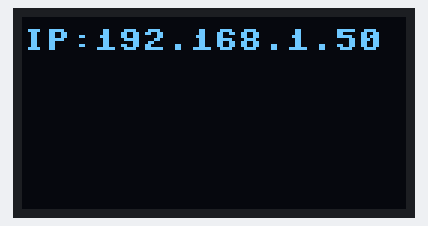
A program run on a simulated ESP32 board running MicroPython. Parts: 128×64 one-colour display. WiFi joins after 1.5 s; library files of the repository ran but are not shown: font.py. At 4.2 s the program stops and its outputs stay as they are.

Above: at 4.2 s.

The program:

main.py
```python
from my_ssd1306 import MySSD1306_I2C
from utime import sleep
import gc
import network

wlan = network.WLAN(network.STA_IF)
screen = MySSD1306_I2C()


def connect_wifi():
    screen.print("正在打开wifi...")
    wlan.active(True)
    screen.print("wifi已打开")
    screen.print("正在连接hello_world...")
    while not wlan.isconnected():
        wlan.connect("hello_world", '12345678')
        sleep(3)
    screen.print("连接成功")
    screen.print('IP:' + str(wlan.ifconfig()[0]))
    gc.collect()


if __name__ == '__main__':
    connect_wifi()
```

my_ssd1306.py
```python
import gc
from micropython import const
from machine import SoftI2C, Pin
import framebuf
from font import fonts

SET_CONTRAST = const(0x81)
SET_ENTIRE_ON = const(0xa4)
SET_NORM_INV = const(0xa6)
SET_DISP = const(0xae)
SET_MEM_ADDR = const(0x20)
SET_COL_ADDR = const(0x21)
SET_PAGE_ADDR = const(0x22)
SET_DISP_START_LINE = const(0x40)
SET_SEG_REMAP = const(0xa0)
SET_MUX_RATIO = const(0xa8)
SET_COM_OUT_DIR = const(0xc0)
SET_DISP_OFFSET = const(0xd3)
SET_COM_PIN_CFG = const(0xda)
SET_DISP_CLK_DIV = const(0xd5)
SET_PRECHARGE = const(0xd9)
SET_VCOM_DESEL = const(0xdb)
SET_CHARGE_PUMP = const(0x8d)


class SSD1306:
    def __init__(self, width, height, external_vcc):
        self.width = width
        self.height = height
        self.external_vcc = external_vcc
        self.pages = self.height // 8
        self.buffer = bytearray(self.pages * self.width)
        self.framebuf = framebuf.FrameBuffer(self.buffer, self.width, self.height, framebuf.MONO_VLSB)
        self.init_display()

    def init_display(self):
        for cmd in (
                SET_DISP | 0x00,
                SET_MEM_ADDR, 0x00,
                SET_DISP_START_LINE | 0x00,
                SET_SEG_REMAP | 0x01,
                SET_MUX_RATIO, self.height - 1,
                SET_COM_OUT_DIR | 0x08,
                SET_DISP_OFFSET, 0x00,
                SET_COM_PIN_CFG, 0x02 if self.height == 32 else 0x12,
                SET_DISP_CLK_DIV, 0x80,
                SET_PRECHARGE, 0x22 if self.external_vcc else 0xf1,
                SET_VCOM_DESEL, 0x30,
                SET_CONTRAST, 0xff,
                SET_ENTIRE_ON,
                SET_NORM_INV,
                SET_CHARGE_PUMP, 0x10 if self.external_vcc else 0x14,
                SET_DISP | 0x01):
            self.write_cmd(cmd)
        self.fill(0)
        self.show()

    def poweroff(self):
        self.write_cmd(SET_DISP | 0x00)

    def contrast(self, contrast):
        self.write_cmd(SET_CONTRAST)
        self.write_cmd(contrast)

    def invert(self, invert):
        self.write_cmd(SET_NORM_INV | (invert & 1))

    def show(self):
        x0 = 0
        x1 = self.width - 1
        if self.width == 64:
            x0 += 32
            x1 += 32
        self.write_cmd(SET_COL_ADDR)
        self.write_cmd(x0)
        self.write_cmd(x1)
        self.write_cmd(SET_PAGE_ADDR)
        self.write_cmd(0)
        self.write_cmd(self.pages - 1)
        self.write_data(self.buffer)

    def fill(self, col):
        self.framebuf.fill(col)

    def pixel(self, x, y, col):
        self.framebuf.pixel(x, y, col)

    def scroll(self, dx, dy):
        self.framebuf.scroll(dx, dy)

    def show_text(self, string, x, y, col=1):
        self.framebuf.text(string, x, y, col)
        self.show()

    def hline(self, x, y, w, col):
        self.framebuf.hline(x, y, w, col)

    def vline(self, x, y, h, col):
        self.framebuf.vline(x, y, h, col)

    def line(self, x1, y1, x2, y2, col):
        self.framebuf.line(x1, y1, x2, y2, col)

    def rect(self, x, y, w, h, col):
        self.framebuf.rect(x, y, w, h, col)

    def fill_rect(self, x, y, w, h, col):
        self.framebuf.fill_rect(x, y, w, h, col)

    def blit(self, fbuf, x, y):
        self.framebuf.blit(fbuf, x, y)


class SSD1306_I2C(SSD1306):
    def __init__(self, width, height, i2c, addr=0x3c, external_vcc=False):
        self.i2c = i2c
        self.addr = addr
        self.temp = bytearray(2)
        super().__init__(width, height, external_vcc)

    def write_cmd(self, cmd):
        self.temp[0] = 0x80
        self.temp[1] = cmd
        self.i2c.writeto(self.addr, self.temp)

    def write_data(self, buf):
        self.temp[0] = self.addr << 1
        self.temp[1] = 0x40
        self.i2c.start()
        self.i2c.write(self.temp)
        self.i2c.write(buf)
        self.i2c.stop()

    def show_error(self, text):
        self.show_text(text, 30, 56)

    def print(self, text: str, x: int = 0, y: int = 0, isVertical: bool = False, size=12):
        self.fill(0)
        x *= size
        y *= size
        row_max_cout_zh = self.width // size
        col_max_cout_zh = self.height // size
        count_row, count_col = 0, 0
        for k in text:
            if count_row >= row_max_cout_zh:
                y += size
                x = 0
                count_row = 0
            if count_col >= col_max_cout_zh:
                x += size
                y = 0
                count_col = 0
            try:
                if k in fonts:
                    byte_datas = fonts[k]
                elif 0 <= ord(k) <= 127:
                    if isVertical:
                        self.show_text(k, x, y)
                        y += 8
                        count_col += 0.7
                    else:
                        self.show_text(k, x, y + 4)
                        x += 8
                        count_row += 0.7
                    continue
                else:
                    raise KeyError
            except KeyError:
                self.show_error('KeyError')
                return
            y_2 = y
            for i in range(size):
                all_ch = '{:08b}'.format(byte_datas[0][i]) + '{:08b}'.format(byte_datas[1][i])
                x_2 = x
                for j in range(16):
                    if x_2 <= self.width and y_2 <= self.height:
                        self.pixel(x_2, y_2, int(all_ch[j]))
                        x_2 += 1
                    else:
                        break
                y_2 += 1
            if isVertical:
                y += size
                count_col += 1
            else:
                x += size
                count_row += 1
        self.show()
        gc.collect()


def MySSD1306_I2C():
    return SSD1306_I2C(128, 64, SoftI2C(scl=Pin(22), sda=Pin(21)))
```
